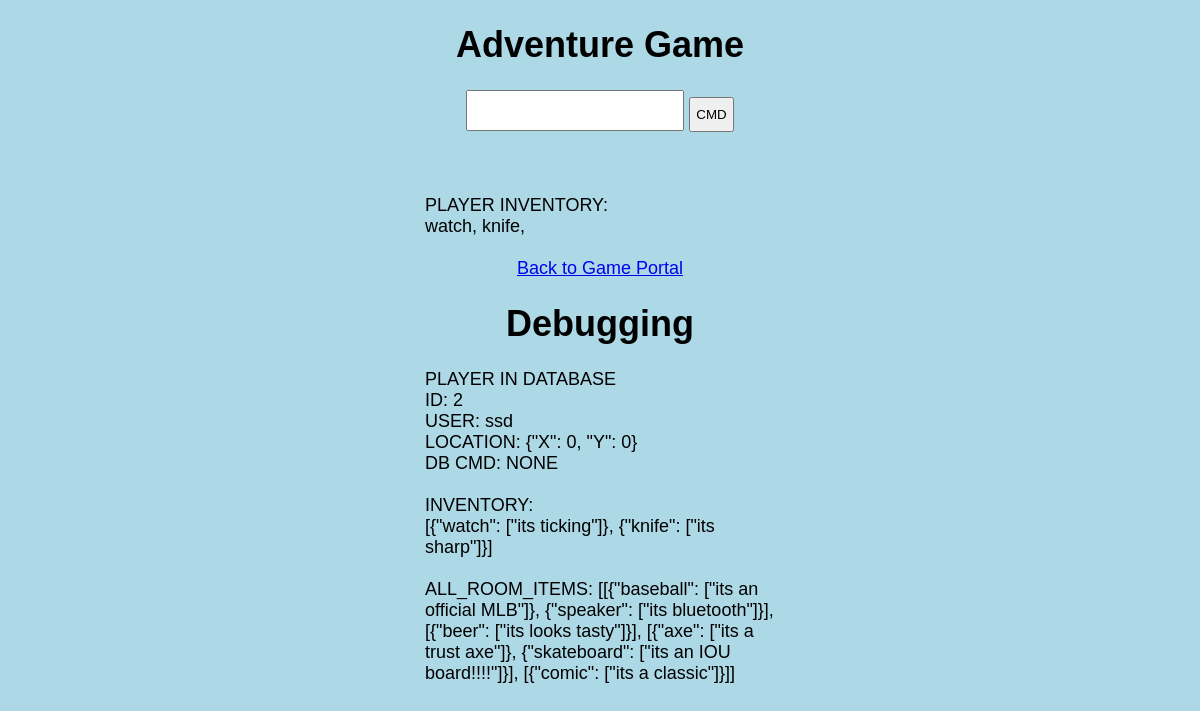
The page /game/2 on the database its author committed.
### app.py (models this page shows, shortened)
class DB_Player(db.Model):
    id = db.Column(db.Integer, primary_key=True)
    username = db.Column(db.String(30), nullable=False)
    location = db.Column(db.String(30), nullable=True)
    player_inventory = db.Column(db.String(500), nullable=True)
    room_inventory = db.Column(db.String(3000), nullable=True)
    cmd_info = db.Column(db.String(30), nullable=True)
    date_create = db.Column(db.DateTime, default=datetime.utcnow)

### app.py (the view)
@app.route('/game/<int:id>', methods=['GET','POST'])
def game(id):
    try:
        db_player = DB_Player.query.get_or_404(id)
    except:
        return 'issues getting player thru id'
    cmd = ""
    my_ctrl.load_stuff(db_player)
    if request.method == 'POST':
        cmd = request.form['cmd']
        cmd_info = my_ctrl.parse_it(cmd.lower())
        my_ctrl.run_the_cmd(cmd_info)
        player_loc_dumped, player_inventory_dumped, rooms_inventories_dumped = my_ctrl.save_stuff()
        db_player.location = player_loc_dumped
        db_player.player_inventory = player_inventory_dumped
        db_player.room_inventory = rooms_inventories_dumped
        try:
            db.session.commit()
            return redirect(url_for('game',id=db_player.id))
        except:
            return 'issues saving cmd and redirecting'
    else:
        debug1 = my_ctrl.room_info
        return render_template('game.html', cmd=cmd , db_player=db_player, debug1= debug1, player_inv= my_ctrl.player.inventory)

### templates/game.html (shortened to what this page needs)
{% extends 'base.html' %}
{% block body %}
<div class="content">
    <h1 style="text-align: center">Adventure Game</h1>
    <div class="form">
        <form action="/game/{{db_player.id}}" method="POST" style="text-align: center">
            <input class="input-element" type="text" name="cmd" id="cmd" autofocus autocomplete="off" required>
            <input class="button" type="submit" value="CMD">
        </form>
    </div>
    <br>
    <br>
    <br>
    <div>PLAYER INVENTORY:</div>
    {% if player_inv %}
        {% for item in player_inv %}
            {{  item.name }},
        {% endfor %}
    {% endif %}
    <br>
    <br>
    <div style="text-align: center"><a  href="{{ url_for('index') }}">Back to Game Portal</a></div>
    <h1 style="text-align: center">Debugging</h1>
    <div>PLAYER IN DATABASE</div>
    <div>ID: {{ db_player['id'] }}</div>
    <div>USER: {{ db_player['username'] }}</div>
    <div>LOCATION: {{ db_player['location'] }}</div>
    <div>DB CMD: {{ db_player['cmd_info'] }}</div>
    <br>
    <div>INVENTORY:</div>
    <div>{{ db_player['player_inventory'] }}</div>
    <br>
    <div>ALL_ROOM_ITEMS: {{ db_player['room_inventory'] }}</div>
    <br>
    <br>
</div>
{% endblock %}

### static/css/main.css (style rules this page uses)
body, html { margin: 0; font-family: sans-serif; background-color: lightblue; }
.content { margin: 0 auto; width: 350px; font-size: 18px; }
.form { margin-top: 20px; }
.input-element { font-size: 25px; height: 35px; width:60%; }
.button { height: 35px; text-align: center; padding: 5px; }

### rows shown on the page
DB_Player: id "2", username "ssd", location "{\"X\": 0, \"Y\": 0}", cmd_info "NONE", player_inventory "[{\"watch\": [\"its ticking\"]}, {\"knife\": [\"its sharp\"]}]", room_inventory "[[{\"baseball\": [\"its an official MLB\"]}, {\"speaker\": [\"its bluetooth\"]}], [{\"beer\": [\"its looks tasty\"]}], [{\"axe\": [\"its a trust axe\"]}, {\"skateboard\": [\"its an IOU board!!!!\"]}], [{\"comic\": [\"its a classic\"]}]]"

### other values the page prints
{{ item.name }} "watch" "knife"
